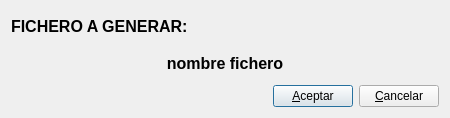
<ui version="4.0" >
 <author>José Manuel Díez Botella</author>
 <class>copiaseg</class>
 <widget class="QDialog" name="copiaseg" >
  <property name="geometry" >
   <rect>
    <x>0</x>
    <y>0</y>
    <width>450</width>
    <height>118</height>
   </rect>
  </property>
  <property name="windowTitle" >
   <string>Copia de seguidad</string>
  </property>
  <layout class="QVBoxLayout" >
   <property name="margin" >
    <number>11</number>
   </property>
   <property name="spacing" >
    <number>6</number>
   </property>
   <item>
    <widget class="QLabel" name="textLabel1" >
     <property name="font" >
      <font>
       <pointsize>12</pointsize>
       <weight>75</weight>
       <bold>true</bold>
      </font>
     </property>
     <property name="text" >
      <string>FICHERO A GENERAR:</string>
     </property>
     <property name="wordWrap" >
      <bool>false</bool>
     </property>
    </widget>
   </item>
   <item>
    <widget class="QLabel" name="textLabel2" >
     <property name="font" >
      <font>
       <pointsize>12</pointsize>
       <weight>75</weight>
       <bold>true</bold>
      </font>
     </property>
     <property name="text" >
      <string>nombre fichero</string>
     </property>
     <property name="alignment" >
      <set>Qt::AlignCenter</set>
     </property>
     <property name="wordWrap" >
      <bool>false</bool>
     </property>
    </widget>
   </item>
   <item>
    <layout class="QHBoxLayout" >
     <property name="margin" >
      <number>0</number>
     </property>
     <property name="spacing" >
      <number>6</number>
     </property>
     <item>
      <spacer>
       <property name="orientation" >
        <enum>Qt::Horizontal</enum>
       </property>
       <property name="sizeType" >
        <enum>QSizePolicy::Expanding</enum>
       </property>
       <property name="sizeHint" >
        <size>
         <width>31</width>
         <height>20</height>
        </size>
       </property>
      </spacer>
     </item>
     <item>
      <widget class="QPushButton" name="aceptarpushButton" >
       <property name="text" >
        <string>&amp;Aceptar</string>
       </property>
       <property name="shortcut" >
        <string>Alt+A</string>
       </property>
      </widget>
     </item>
     <item>
      <widget class="QPushButton" name="cancelarpushButton" >
       <property name="text" >
        <string>&amp;Cancelar</string>
       </property>
       <property name="shortcut" >
        <string>Alt+C</string>
       </property>
      </widget>
     </item>
    </layout>
   </item>
  </layout>
 </widget>
 <layoutdefault spacing="6" margin="11" />
 <includes/>
 <resources/>
 <connections>
  <connection>
   <sender>cancelarpushButton</sender>
   <signal>clicked()</signal>
   <receiver>copiaseg</receiver>
   <slot>reject()</slot>
   <hints>
    <hint type="sourcelabel" >
     <x>20</x>
     <y>20</y>
    </hint>
    <hint type="destinationlabel" >
     <x>20</x>
     <y>20</y>
    </hint>
   </hints>
  </connection>
 </connections>
</ui>
